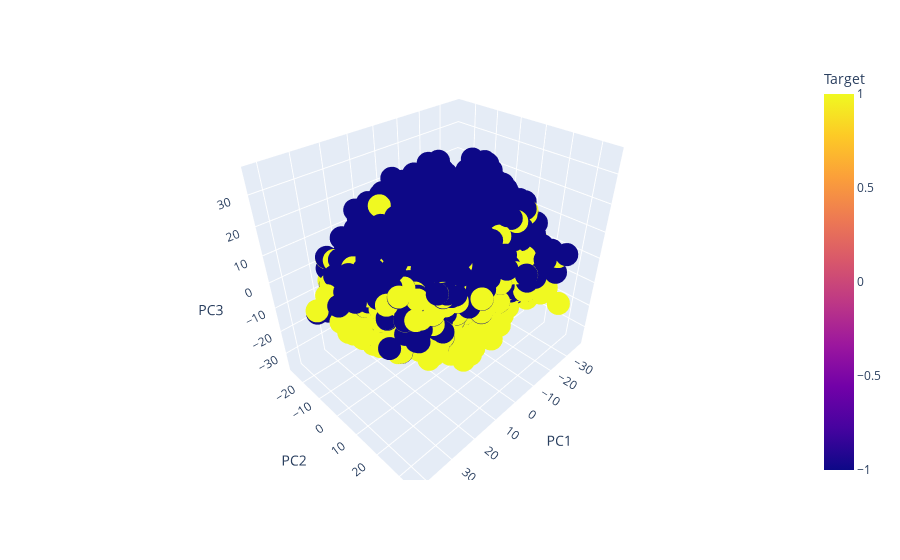

Notebook source saved alongside this figure:
### Code cell
# Create a new dataframe with the 3 principal component columns and the target column
pca_df = pd.DataFrame({'PC1': X_pca[:,0], 'PC2': X_pca[:,1], 'PC3': X_pca[:,2], 'Target': y})

# Use Plotly to create a scatterplot of the PC1 vs PC2 with color based on the target column
fig = px.scatter_3d(pca_df, x='PC1', y='PC2', z='PC3', color='Target')
# fig = px.scatter(pca_df, x='PC1', y='PC2', color='Target')
fig.show()
fig.write_html('pca_visualization.html')

### Figure 1 — Plotly figure (JSON) as saved in the notebook; plotly's stock layout.template omitted (floating-point values rounded to 4 significant figures; data arrays with more than 128 entries replaced by an {"elided": "..."} marker saying what was removed)
{"data": [{"hovertemplate": "PC1=%{x}<br>PC2=%{y}<br>PC3=%{z}<br>Target=%{marker.color}<extra></extra>", "legendgroup": "", "marker": {"color": {"elided": "38637 int values"}, "coloraxis": "coloraxis", "symbol": "circle"}, "mode": "markers", "name": "", "scene": "scene", "showlegend": false, "type": "scatter3d", "x": {"elided": "38637 float values"}, "y": {"elided": "38637 float values"}, "z": {"elided": "38637 float values"}}], "layout": {"coloraxis": {"colorbar": {"title": {"text": "Target"}}, "colorscale": [[0, "#0d0887"], [0.1111, "#46039f"], [0.2222, "#7201a8"], [0.3333, "#9c179e"], [0.4444, "#bd3786"], [0.5556, "#d8576b"], [0.6667, "#ed7953"], [0.7778, "#fb9f3a"], [0.8889, "#fdca26"], [1, "#f0f921"]]}, "legend": {"tracegroupgap": 0}, "margin": {"t": 60}, "scene": {"domain": {"x": [0, 1], "y": [0, 1]}, "xaxis": {"title": {"text": "PC1"}}, "yaxis": {"title": {"text": "PC2"}}, "zaxis": {"title": {"text": "PC3"}}}}}
